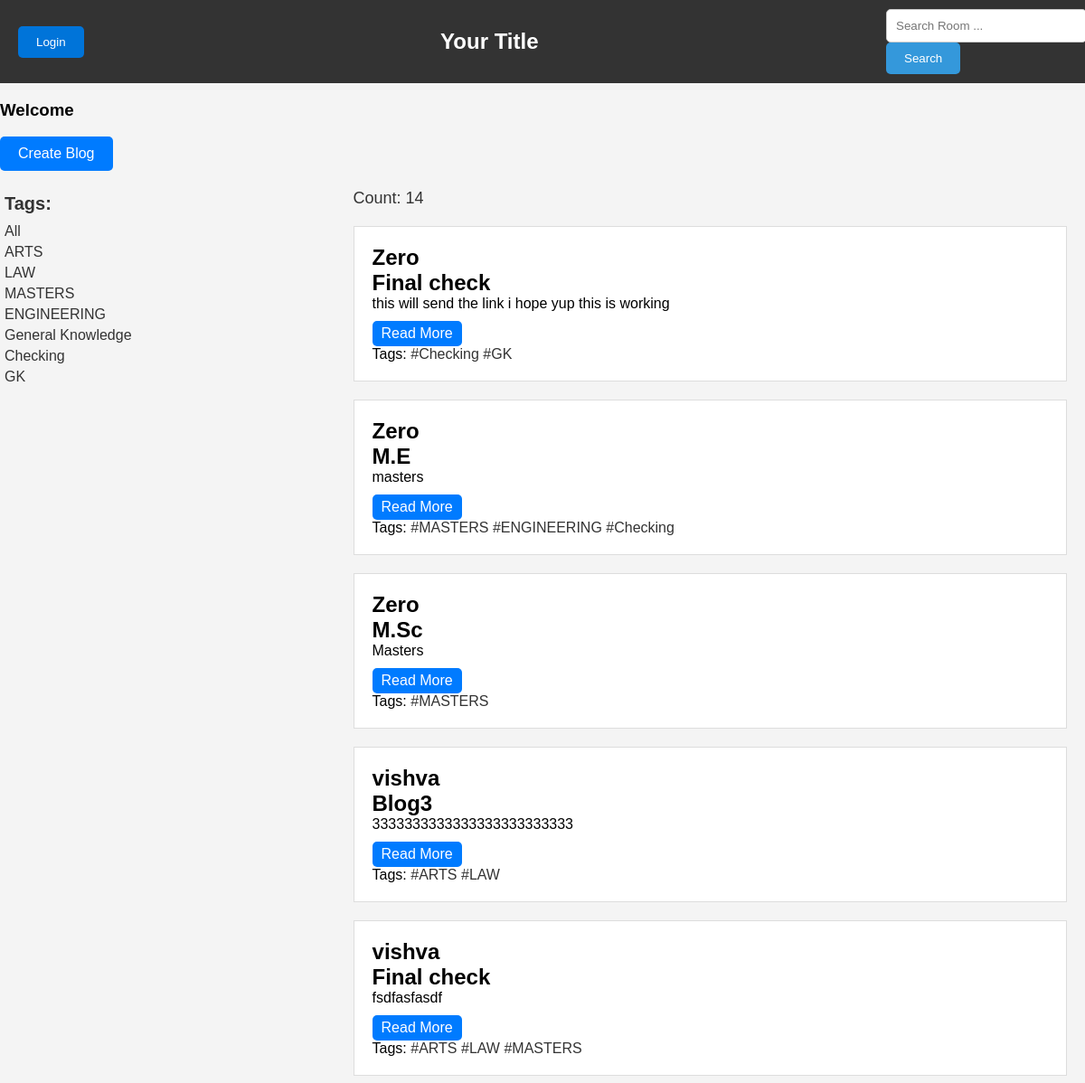
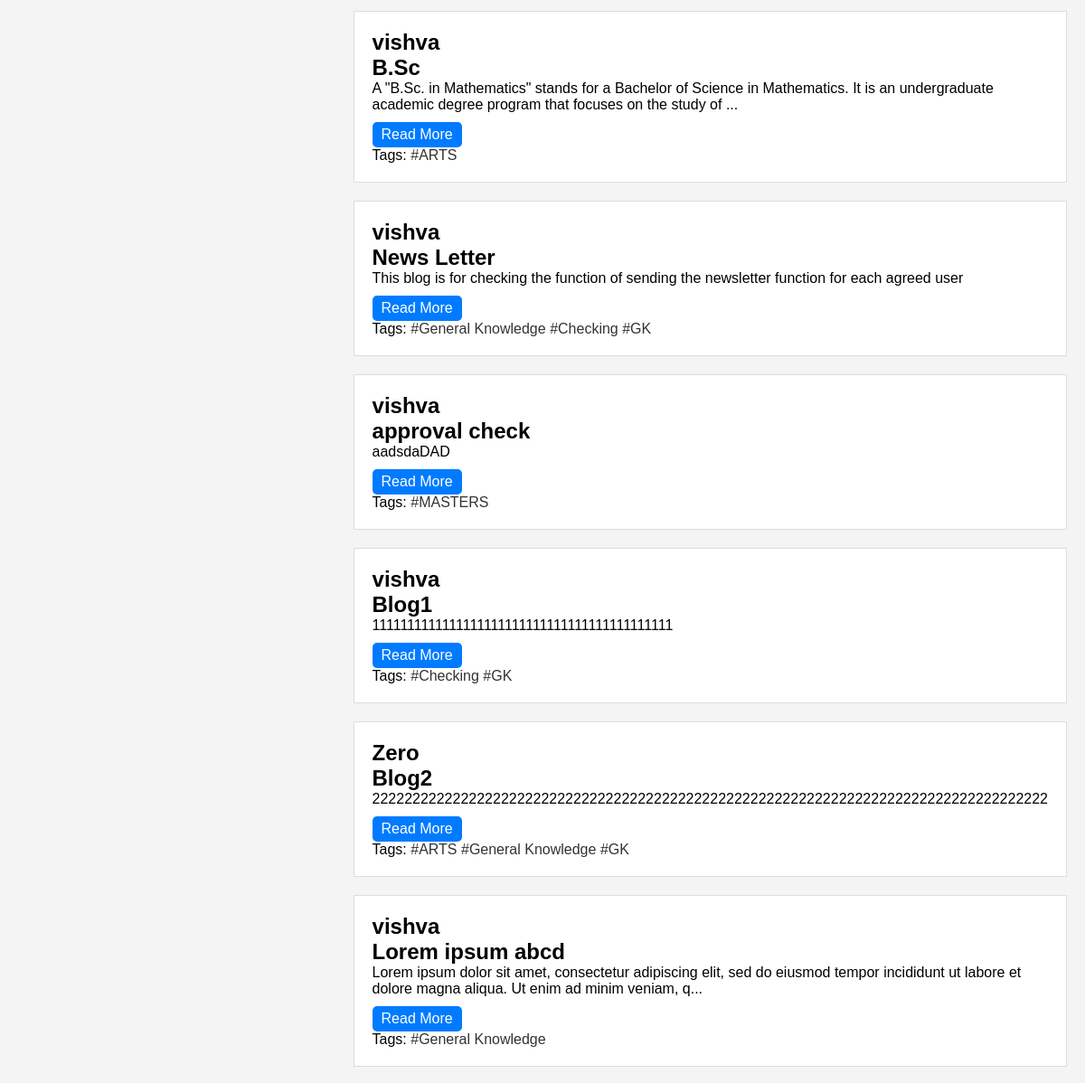
/ (upper part), run on an earlier commit of the app's database (2 pictures, top to bottom).
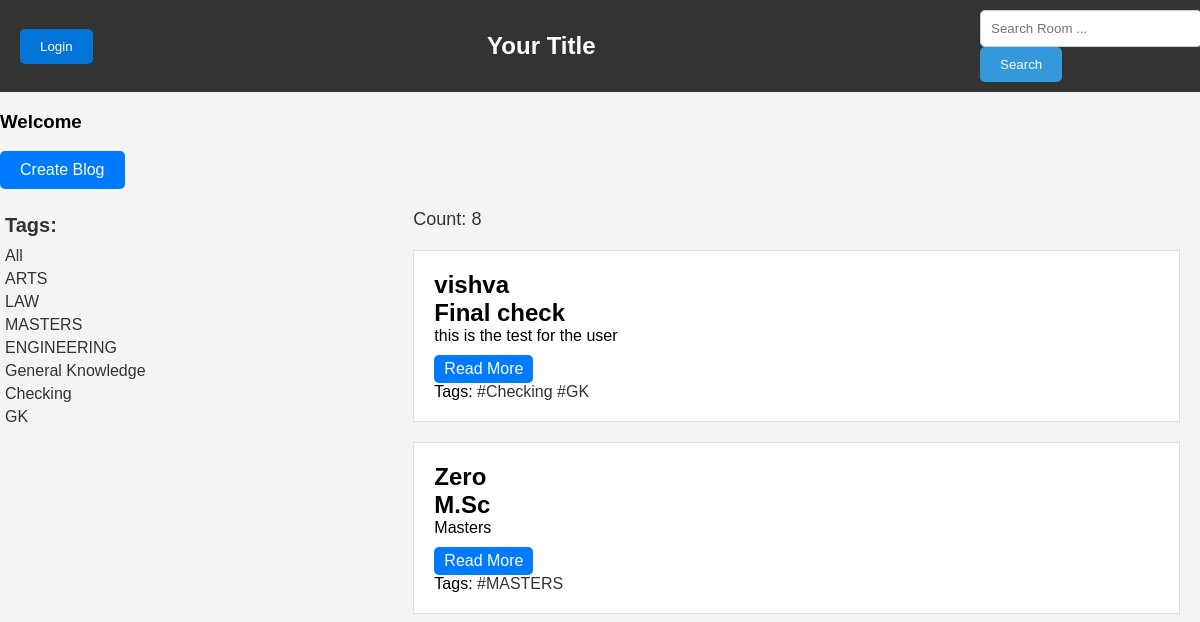
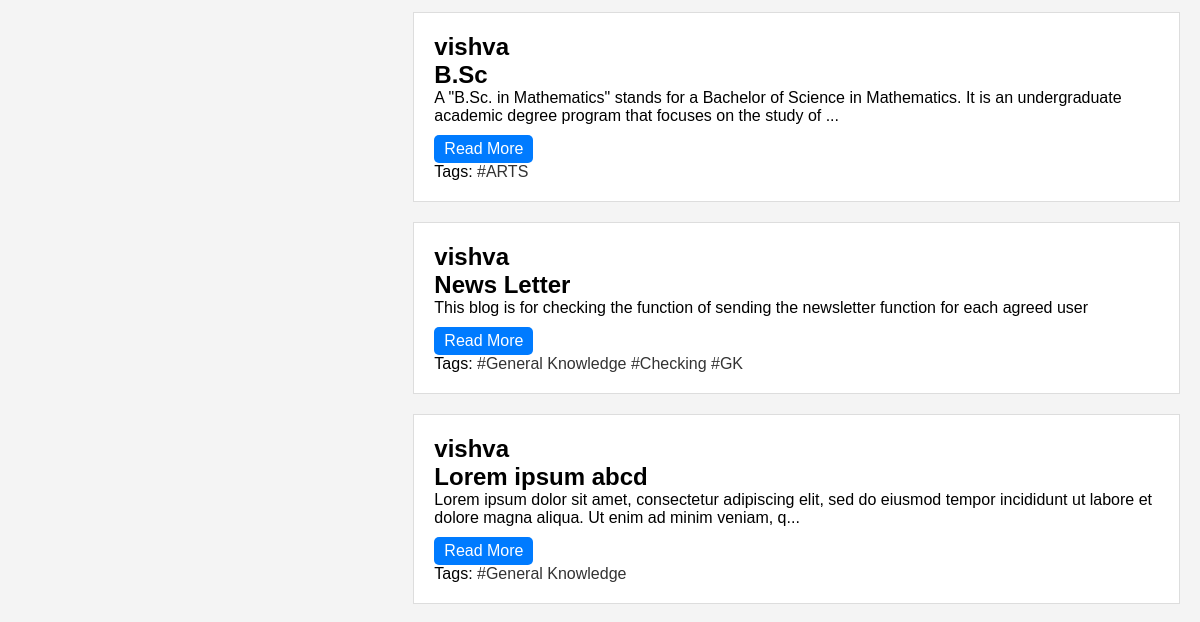
And on a later commit of the database (2 pictures, top to bottom).
### apps/models.py (models this page shows, shortened)
class Tag(models.Model):
    blog_tags = models.CharField(max_length=50)

class Blogs(models.Model):
    blog_title= models.CharField(max_length=100)
    blog_description = models.TextField()
    host=models.ForeignKey(User,on_delete=models.CASCADE,null=True,blank=True)
    tags = models.ManyToManyField(Tag, blank=True)
    STATUS_CHOICES = [
        ('Pending', 'Pending'),
        ('Approved', 'Approved'),
        ('Rejected', 'Rejected'),
    ]
    status = models.CharField(max_length=10, choices=STATUS_CHOICES, default='Approved')
    created = models.DateTimeField(auto_now_add=True)
    last_updated = models.DateTimeField(auto_now=True)
    def get_absolute_url(self):
        return reverse('blog', args=[str(self.pk)])
    class Meta:
        ordering = ['-last_updated','-created']

### apps/views.py (the view)
# urls.py: path('',views.index,name="home"),
def index(request):
    searching = request.GET.get('search', '')
    blogs= Blogs.objects.filter((Q(tags__blog_tags__icontains=searching )|
                                Q( blog_description__icontains=searching )
                                | Q(blog_title__icontains=searching ))).distinct()
    tags= Tag.objects.all()
    count = blogs.filter(status__icontains='Approved').count()
    home_url = request.build_absolute_uri(reverse('home'))
    context = {'blogs': blogs, 'tags': tags, 'count': count, 'home_url': home_url}
    return render(request, 'apps/home.html', context)

### apps/templates/apps/home.html (shortened to what this page needs)
<!DOCTYPE html>
<html lang="en">
<head>
</head>
<body>
    {% include "apps/nav.html" %}
    <a class="create-blog-button" href="{% url 'create' %}">Create Blog</a>
    <div class="blog-content">
        <div class="blog-tags">
            <h3>Tags:</h3>
            <a href="{% url 'home' %}?q=">All</a>
            {% for tag in tags %}
                <a href="{% url 'home' %}?search={{ tag.blog_tags }}">{{ tag.blog_tags }}</a>
            {% endfor %}
        </div>
        <div class="blog-cards">
            <p class="blog-count">
                Count: {{ count }}
            </p>
            {% for blog in blogs %}
            {% if blog.status == 'Approved' or request.user.is_superuser %}
                <div class="blog-card">
                    <h2>{{blog.host.username}}</h2>
                    <h2 class="blog-title">{{blog.blog_title}}</h2>
                    <p class="blog-description">
                        {{ blog.blog_description|slice:":150" }}{% if blog.blog_description|length > 150 %}...{% endif %}
                    </p>
                    <a href="{{ blog.get_absolute_url }}" class="action-link">Read More</a>
                    <p>
                        Tags:
                        {% for tag in blog.tags.all %}
                            <a href="{% url 'home' %}?search={{ tag.blog_tags }}" class="blog-tags1 blog-tags-hover">#{{ tag.blog_tags }}</a>
                        {% endfor %}
                    </p>
                </div>
            {% endif %}
            {% endfor %}
        </div>
    </div>
</body>
</html>

What changed in the data, as far as the page shows it:
removed Blogs: host.username "Zero", blog_title "Final check", blog_description "this will send the link i hope yup this is working", Tag (blog_tags "Checking"), Tag (blog_tags "GK")
removed Blogs: host.username "Zero", blog_title "M.E", blog_description "masters", Tag (blog_tags "MASTERS"), Tag (blog_tags "ENGINEERING"), Tag (blog_tags "Checking")
removed Blogs: host.username "vishva", blog_title "Blog3", blog_description "3333333333333333333333333", Tag (blog_tags "ARTS"), Tag (blog_tags "LAW")
removed Blogs: host.username "vishva", blog_title "Final check", blog_description "fsdfasfasdf", Tag (blog_tags "ARTS"), Tag (blog_tags "LAW"), Tag (blog_tags "MASTERS")
removed Blogs: host.username "vishva", blog_title "approval check", blog_description "aadsdaDAD", Tag (blog_tags "MASTERS")
removed Blogs: host.username "vishva", blog_title "Blog1", blog_description "1111111111111111111111111111111111111111111", Tag (blog_tags "Checking"), Tag (blog_tags "GK")
removed Blogs: host.username "Zero", blog_title "Blog2", blog_description "222222222222222222222222222222222222222222222222222222222222222222222222222222222222", Tag (blog_tags "ARTS"), Tag (blog_tags "General Knowledge"), Tag (blog_tags "GK")
added Blogs: host.username "vishva", blog_title "Final check", blog_description "this is the test for the user", Tag (blog_tags "Checking"), Tag (blog_tags "GK")
Also different on the page:
{{ count }}: "14" → "8"
